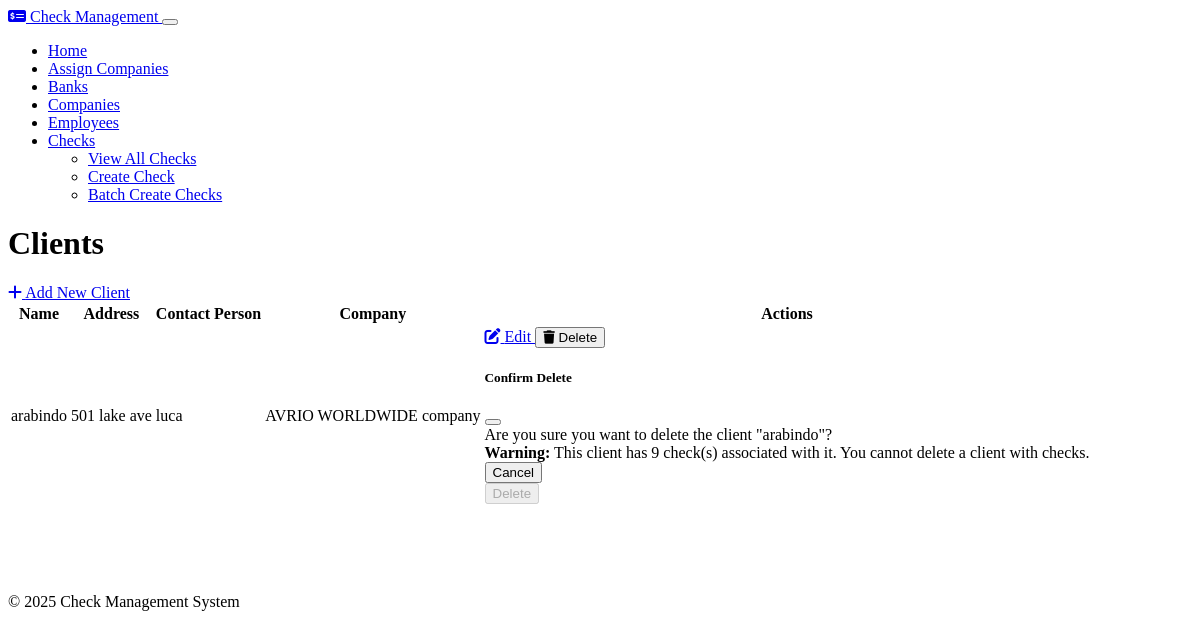
Screenshot of /clients (signed in) with the database file from the repository.
### models.py (models this page shows, shortened)
class CompanyClient(db.Model):
    id = db.Column(db.Integer, primary_key=True)
    name = db.Column(db.String(100), nullable=False)
    address = db.Column(db.String(200), nullable=False)
    contact_person = db.Column(db.String(100))
    contact_email = db.Column(db.String(100))
    contact_phone = db.Column(db.String(20))
    company_id = db.Column(db.Integer, db.ForeignKey('company.id'), nullable=False)

class Company(db.Model):
    id = db.Column(db.Integer, primary_key=True)
    name = db.Column(db.String(100), nullable=False)
    address = db.Column(db.String(200), nullable=False)
    logo = db.Column(db.Text, nullable=True)  # Store as base64 encoded string
    default_bank_id = db.Column(db.Integer, db.ForeignKey('bank.id'), nullable=True)
    employees = db.relationship('Employee', backref='company', lazy=True, cascade="all, delete-orphan")
    checks = db.relationship('Check', backref='company', lazy=True, cascade="all, delete-orphan")
    clients = db.relationship('CompanyClient', backref='company', lazy=True, cascade="all, delete-orphan")
    default_bank = db.relationship('Bank', backref='companies')

### routes.py (the view)
    @app.route('/clients')
    def clients_index():
        clients = CompanyClient.query.all()
        return render_template('clients/index.html', clients=clients)

### templates/clients/index.html
{% extends 'layout.html' %}
{% block content %}
<div class="d-flex justify-content-between align-items-center mb-4">
    <h1>Clients</h1>
    <a href="{{ url_for('clients_create') }}" class="btn btn-primary">
        <i class="fas fa-plus me-1"></i> Add New Client
    </a>
</div>
{% if clients %}
    <div class="table-responsive">
        <table class="table table-hover">
            <thead>
                <tr>
                    <th>Name</th>
                    <th>Address</th>
                    <th>Contact Person</th>
                    <th>Company</th>
                    <th>Actions</th>
                </tr>
            </thead>
            <tbody>
                {% for client in clients %}
                    <tr>
                        <td>{{ client.name }}</td>
                        <td>{{ client.address }}</td>
                        <td>{{ client.contact_person }}</td>
                        <td>{{ client.company.name }}</td>
                        <td>
                            <div class="btn-group" role="group">
                                <a href="{{ url_for('clients_edit', id=client.id) }}" class="btn btn-sm btn-secondary">
                                    <i class="fas fa-edit"></i> Edit
                                </a>
                                <button type="button" class="btn btn-sm btn-danger" data-bs-toggle="modal" data-bs-target="#deleteModal{{ client.id }}">
                                    <i class="fas fa-trash"></i> Delete
                                </button>
                            </div>
                            <div class="modal fade" id="deleteModal{{ client.id }}" tabindex="-1" aria-labelledby="deleteModalLabel{{ client.id }}" aria-hidden="true">
                                <div class="modal-dialog">
                                    <div class="modal-content">
                                        <div class="modal-header">
                                            <h5 class="modal-title" id="deleteModalLabel{{ client.id }}">Confirm Delete</h5>
                                            <button type="button" class="btn-close" data-bs-dismiss="modal" aria-label="Close"></button>
                                        </div>
                                        <div class="modal-body">
                                            Are you sure you want to delete the client "{{ client.name }}"?
                                            {% if client.checks %}
                                                <div class="alert alert-warning mt-2">
                                                    <strong>Warning:</strong> This client has {{ client.checks|length }} check(s) associated with it. You cannot delete a client with checks.
                                                </div>
                                            {% endif %}
                                        </div>
                                        <div class="modal-footer">
                                            <button type="button" class="btn btn-secondary" data-bs-dismiss="modal">Cancel</button>
                                            <form action="{{ url_for('clients_delete', id=client.id) }}" method="post">
                                                <button type="submit" class="btn btn-danger" {% if client.checks %}disabled{% endif %}>Delete</button>
                                            </form>
                                        </div>
                                    </div>
                                </div>
                            </div>
                        </td>
                    </tr>
                {% endfor %}
            </tbody>
        </table>
    </div>
{% else %}
    <div class="alert alert-info">
        <i class="fas fa-info-circle me-2"></i> No clients found. Please add a client to get started.
    </div>
{% endif %}
{% endblock %}

### static/css/custom.css (style rules this page uses)
.btn-group .btn { transition: all 0.2s ease; }
.table th { font-weight: 600; }

### rows the page displays
CompanyClient: name "arabindo", address "501 lake ave", contact_person "luca", company.name "AVRIO WORLDWIDE company", checks|length "9"
